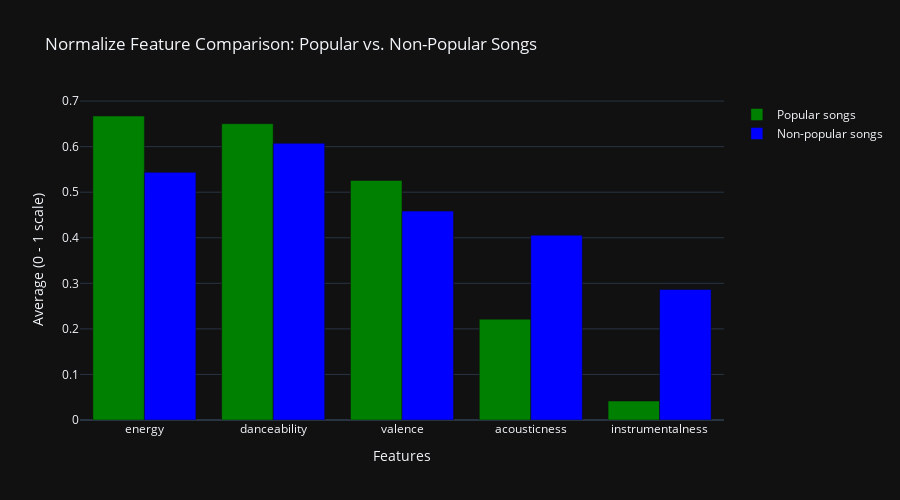
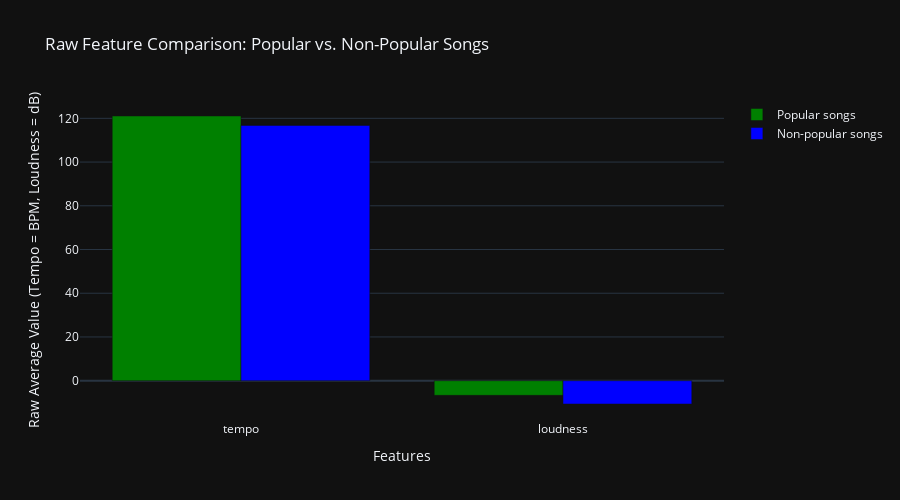

Notebook source saved alongside these figures, in order:
### Markdown cell above
### Popular vs Non-popular

### Code cell
# Features that are 0. something
normalize_features = ['energy', 'danceability', 'valence', 'acousticness', 'instrumentalness']
raw_features = ['tempo', 'loudness']

# Calculate averages
popularity_avarage_norm = high_song_popularity[normalize_features].mean()
non_popularity_avarage_norm = low_song_popularity[normalize_features].mean()

popularity_avarage_raw = high_song_popularity[raw_features].mean()
non_popularity_avarage_raw = low_song_popularity[raw_features].mean()

high_popularity_avg = high_song_popularity['track_popularity'].mean()
low_popularity_avg = low_song_popularity['track_popularity'].mean()

max_popular_high_popularity = high_song_popularity['track_popularity'].max()
max_popular_low_popularity = low_song_popularity['track_popularity'].max()

min_popular_high_popularity = high_song_popularity['track_popularity'].min()
min_popular_low_popularity = low_song_popularity['track_popularity'].min()

count_max_popular_high_popularity = (high_song_popularity['track_popularity'] == 100).sum()
count_max_popular_low_popularity = (low_song_popularity['track_popularity'] == 68).sum()

count_min_popular_high_popularity = (high_song_popularity['track_popularity'] == 68).sum()
count_min_popular_low_popularity = (low_song_popularity['track_popularity'] == 11).sum()

# Show
print('popular track for high avarage popularity:', high_popularity_avg)
print('max popular track for high avarage popularity:', max_popular_high_popularity)
print('min popular track for high avarage popularity:', min_popular_high_popularity)
print('features for popularity')
print(popularity_avarage_norm)
print(popularity_avarage_raw)

print('popular track for low avarage popularity:', low_popularity_avg)
print('max popular track for low avarage popularity:', max_popular_low_popularity)
print('min popular track for low avarage popularity:', min_popular_low_popularity)
print('features for non popularity')
print(non_popularity_avarage_norm)
print(non_popularity_avarage_raw)

print('the number of high popularity for 68: ', count_min_popular_high_popularity, ' and for low popularity for 68:', count_max_popular_low_popularity)

# Create normalize feature chart
fig_norm = go.Figure(data=[
    go.Bar(name='Popular songs', x=normalize_features, y=popularity_avarage_norm, marker_color='green'),
    go.Bar(name='Non-popular songs', x=normalize_features, y=non_popularity_avarage_norm, marker_color='blue')
])

fig_norm.update_layout(
    title='Normalize Feature Comparison: Popular vs. Non-Popular Songs',
    xaxis_title='Features',
    yaxis_title='Average (0 - 1 scale)',
    barmode='group',
    template='plotly_dark',
    height=500
)

# Create raw features chart
fig_raw = go.Figure(data=[
    go.Bar(name= 'Popular songs', x=raw_features, y=popularity_avarage_raw, marker_color='green'),
    go.Bar(name='Non-popular songs', x=raw_features, y=non_popularity_avarage_raw, marker_color='blue')
])

fig_raw.update_layout(
    title='Raw Feature Comparison: Popular vs. Non-Popular Songs',
    xaxis_title='Features',
    yaxis_title='Raw Average Value (Tempo = BPM, Loudness = dB)',
    barmode='group',
    template='plotly_dark',
    height=500
)

fig_norm.show()
fig_raw.show()

### Figure 1 — Plotly figure (JSON) as saved in the notebook; plotly's stock layout.template omitted (floating-point values rounded to 4 significant figures)
{"data": [{"marker": {"color": "green"}, "name": "Popular songs", "type": "bar", "x": ["energy", "danceability", "valence", "acousticness", "instrumentalness"], "y": [0.6672, 0.6504, 0.5257, 0.2212, 0.04152]}, {"marker": {"color": "blue"}, "name": "Non-popular songs", "type": "bar", "x": ["energy", "danceability", "valence", "acousticness", "instrumentalness"], "y": [0.5435, 0.6073, 0.4584, 0.4056, 0.2866]}], "layout": {"barmode": "group", "height": 500, "title": {"text": "Normalize Feature Comparison: Popular vs. Non-Popular Songs"}, "xaxis": {"title": {"text": "Features"}}, "yaxis": {"title": {"text": "Average (0 - 1 scale)"}}}}

### Figure 2 — Plotly figure (JSON) as saved in the notebook; plotly's stock layout.template omitted (floating-point values rounded to 4 significant figures)
{"data": [{"marker": {"color": "green"}, "name": "Popular songs", "type": "bar", "x": ["tempo", "loudness"], "y": [121.1, -6.704]}, {"marker": {"color": "blue"}, "name": "Non-popular songs", "type": "bar", "x": ["tempo", "loudness"], "y": [116.8, -10.66]}], "layout": {"barmode": "group", "height": 500, "title": {"text": "Raw Feature Comparison: Popular vs. Non-Popular Songs"}, "xaxis": {"title": {"text": "Features"}}, "yaxis": {"title": {"text": "Raw Average Value (Tempo = BPM, Loudness = dB)"}}}}
